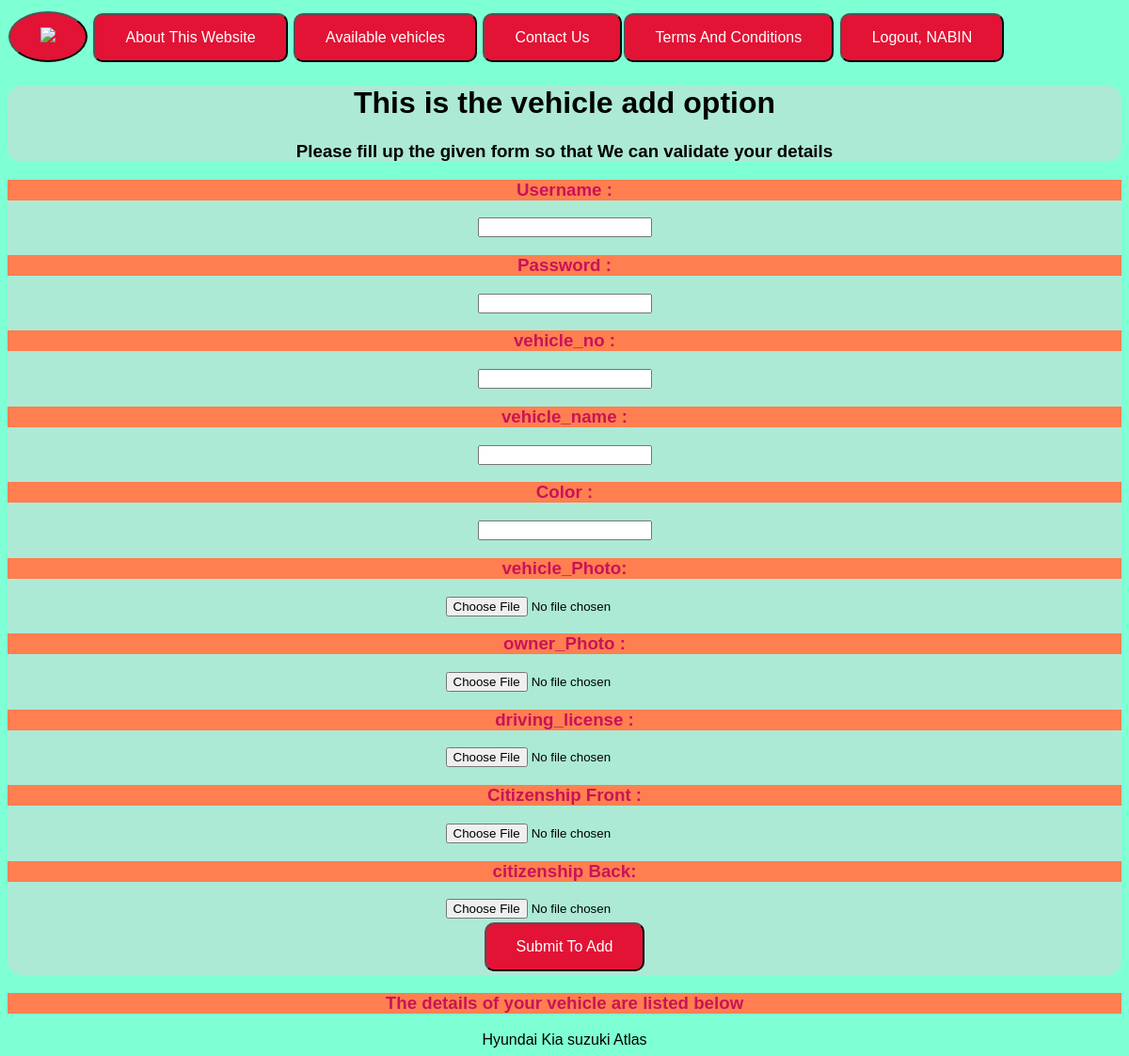
The app's page /add_vehicle (signed in) with its own data.
### firstapp/models.py (models this page shows)
class Vehicle(models.Model):
    vehicle_no=models.CharField(default=None,max_length=20,unique=True)
    vehicle_name=models.CharField(default=None,max_length=20)
    color=models.CharField(max_length=10)
    owner=models.ForeignKey(Dealer,default=None,on_delete=models.CASCADE)
    vehicle_photo=models.ImageField(default=None,upload_to='images/')
    owner_photo=models.ImageField(default=None,upload_to='images/')
    driving_license=models.ImageField(default=None,upload_to='images/')
    citizenship_front=models.ImageField(default=None,upload_to='images/')
    citizenship_back=models.ImageField(default=None,upload_to='images/')
    is_booked=models.BooleanField(default=False)

### firstapp/views.py (the view, shortened to what this page needs)
# urls.py: path('add_vehicle',views.add_vehicle,name='add_vehicle'),
@login_required
def add_vehicle(request):
    vehicle_details=Vehicle.objects.all()
    return render(request,'add_vehicle.html',{'vehicle_details':vehicle_details})

### firstapp/templates/add_vehicle.html (shortened to what this page needs)
{% extends 'home.html' %}
{% block content %}
<center>
    <div style="border-radius:15px; background-color:rgba(221, 211, 216, 0.473)">
        <h1>This is the vehicle add option</h1>
        <h3>Please fill up the given form so that We can validate your details</h3>
    </div>
    <div style="border-radius: 15px; background-color:rgba(221, 211, 216, 0.473);">
        <form action="{% url 'add_vehicle' %}" method="POST" enctype="multipart/form-data">
            <h3 style="color: rgb(201, 19, 89);background-color:coral">
                Username :
            </h3>
         <input type="text" name="username" id="username" required>
         <h3 style="color: rgb(201, 19, 89);background-color:coral">
            Password :
        </h3>
     <input type="password" name="password" id="password" required>
              <h3 style="color: rgb(201, 19, 89);background-color:coral">
                vehicle_no :
            </h3>
         <input type="text" name="vehicle_no" id="vehicle_no" required>
         <h3 style="color: rgb(201, 19, 89);background-color:coral">
            vehicle_name :
        </h3> <input type="text" name="vehicle_name" id="vehicle_name" required><br>
        <h3 style="color: rgb(201, 19, 89);background-color:coral">
            Color :
        </h3><input type="text" name="color" id="color" required><br>
        <h3 style="color: rgb(201, 19, 89);background-color:coral">
            vehicle_Photo:
        </h3><input type="file" name="vehicle_photo" id="vehicle_photo" required><br>
        <h3 style="color: rgb(201, 19, 89);background-color:coral">
            owner_Photo :
        </h3><input type="file" name="owner_photo" id="owner_photo" required><br>
<h3 style="color: rgb(201, 19, 89);background-color:coral">
            driving_license :
        </h3><input type="file" name="driving_license" id="driving_license" required><br>
        <h3 style="color: rgb(201, 19, 89);background-color:coral">
            Citizenship Front :
        </h3><input type="file" name="citizenship_front" id="citizenship_front" required><br>
        <h3 style="color: rgb(201, 19, 89);background-color:coral">
            citizenship Back:
        </h3><input type="file" name="citizenship_back" id="citizenship_back" required><br>
            <button type="submit">Submit To Add</button>
        </form>
    </div>
    <h3 style="color: rgb(201, 19, 89);background-color:coral">The details of your vehicle are listed below</h3>
   {% for vehicle in vehicle_details %}
    {{vehicle.vehicle_name}}
{% endfor %}
</center>
{% endblock %}

### firstapp/templates/home.html (shortened to what this page needs)
{% load static %}
<!DOCTYPE html>
<html lang="en">
<head>
    <link rel="stylesheet" href="{% static 'base.css' %}">
</head>
<body>
    <button class="logo" onclick="location.href='{% url 'home' %}';">
       <img src="{% static 'rent.png' %}" height="50px">
    </button>
    <button value="about" onclick="location.href='{% url 'about' %}';">
       About This Website
    </button>
     <button onclick="location.href='{% url 'vehicles' %}';">Available vehicles
     </button>
     <button onclick="location.href='{% url 'contact' %}';">Contact Us
     </button><button onclick="location.href='{% url 'about' %}';">Terms And Conditions
     </button>
     {% if user.is_authenticated %}
     <button onclick="location.href='{% url 'logout' %}';">
     Logout,  {{user.username.upper}}
   </button>
{% else %}
     <button onclick="location.href='{% url 'login' %}';">Login
   </button>
   {% endif %}
   <center>
      {% block content %}
      {% endblock %}
   </center>
</body>
</html>

### firstapp/static/base.css (style rules this page uses)
body { font-family: cursive; padding: 0px; }
button { margin: 10px; }

### records on screen
Vehicle: vehicle_name "Hyundai"
Vehicle: vehicle_name "Kia"
Vehicle: vehicle_name "suzuki"
Vehicle: vehicle_name "Atlas"

### other values on screen
{{ user.username.upper }} "NABIN"
